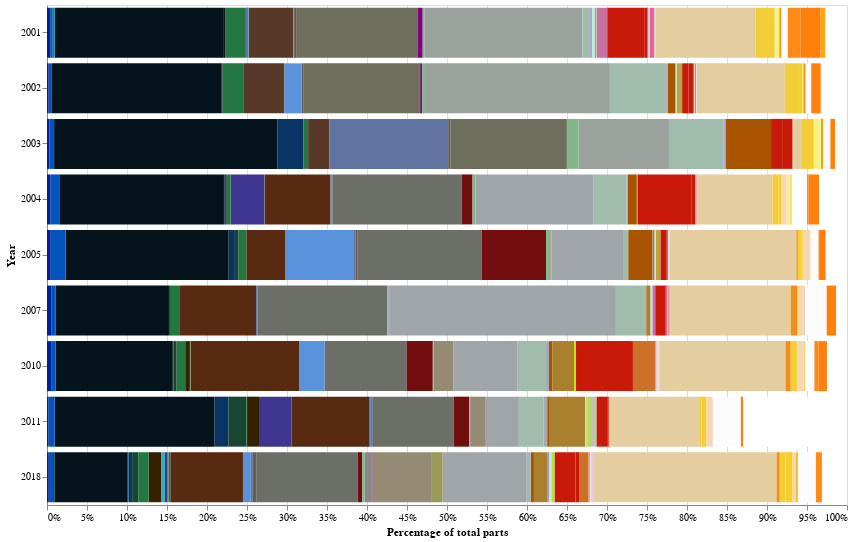

Write notebook code for a chart like this one.
### Markdown cell above
### Colour by year

### Code cell
click = alt.selection_multi(encodings=['color'])

alt.Chart(colors_count_year).mark_bar().encode(
    x=alt.X('sum(quantity)', stack="normalize", axis=alt.Axis(format='%', title='Percentage of total parts')),
    y=alt.Y("year:O", title='Year'),
    color=alt.condition(click, alt.Color("hex:N", scale=None), alt.value('lightgray')),
    tooltip=(['color_name', 'quantity', 'transparent:N'])
).properties(
    height=500,
    width=800
).add_selection(click).interactive()

### Figure 1 — Vega-Lite specification as saved in the notebook (floating-point values rounded to 4 significant figures; data arrays with more than 128 entries replaced by an {"elided": "..."} marker saying what was removed)
{"$schema": "https://vega.github.io/schema/vega-lite/v3.2.1.json", "config": {"mark": {"tooltip": null}, "view": {"height": 300, "width": 400}}, "data": {"name": "data-083d688fa9c011257ad2355eb5e8f241"}, "datasets": {"data-083d688fa9c011257ad2355eb5e8f241": {"elided": "345 records"}}, "encoding": {"color": {"condition": {"field": "hex", "scale": null, "selection": "selector007", "type": "nominal"}, "value": "lightgray"}, "tooltip": [{"field": "color_name", "type": "nominal"}, {"field": "quantity", "type": "quantitative"}, {"field": "transparent", "type": "nominal"}], "x": {"aggregate": "sum", "axis": {"format": "%", "title": "Percentage of total parts"}, "field": "quantity", "stack": "normalize", "type": "quantitative"}, "y": {"field": "year", "title": "Year", "type": "ordinal"}}, "height": 500, "mark": "bar", "selection": {"selector007": {"encodings": ["color"], "type": "multi"}, "selector008": {"bind": "scales", "encodings": ["x", "y"], "type": "interval"}}, "width": 800}
